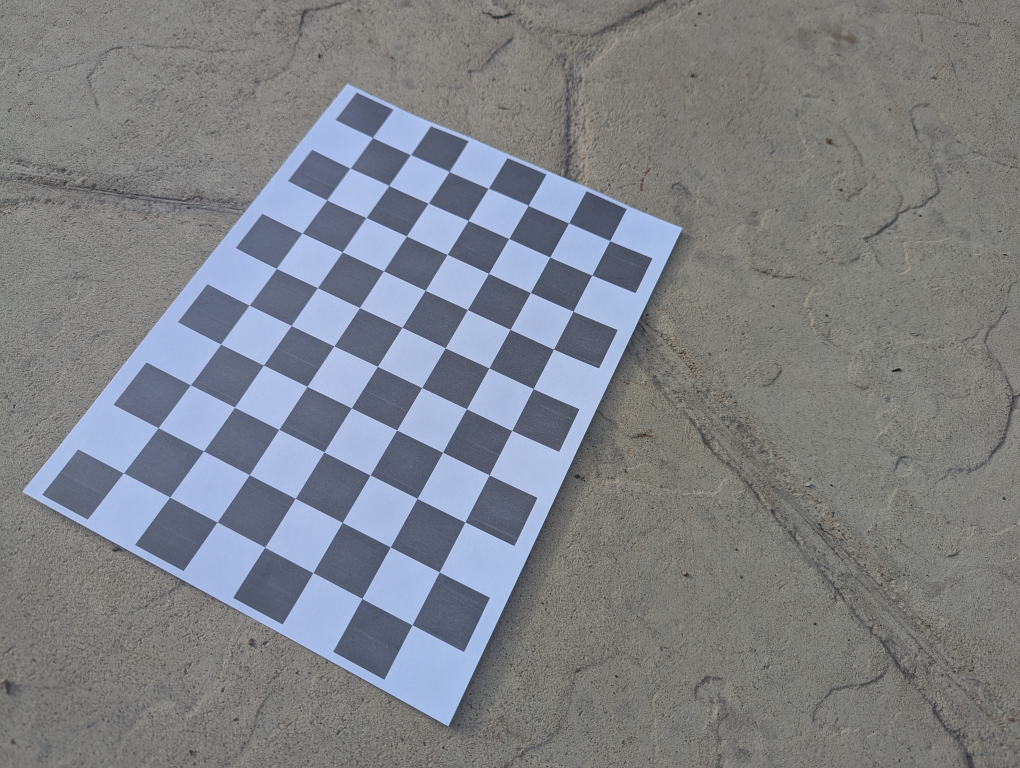
#> input picture calibration/img/PXL_20240823_140310803.jpg, 4080 x 3072 px (shown at 1/4 size); its folder holds 4 pictures in this run
$ python 0010_calibrate_camera.py
#> lines starting #> are read from the running program, lines starting #| are printed output that depends on the picture
### calibration/utils.py
import numpy as np
import cv2

# [25 lines left out: function inv_svd, not called in this run]

def find_sequence_chessboard_points(chess_img_files, ptrn_size, scale_down:False):
    ''' Collects the pair of points in chess and pixel coords.
        Each element in the lists are the associated ones to each image.

             ptrn_size: This is very important!!! wrong param->unable to decode.
    '''
#> called with ptrn_size = (10, 7), scale_down = False

    # Precompute Pw positions: By default cv2 locates the origin at the left-upper corner.
    # format: (0,0,0),(1,0,0),(2,0,0)......(last,last,0)
    # world coords is over the paper hence z=0 for all poins.
    P_chs = np.zeros((ptrn_size[0]*ptrn_size[1],3), np.float32)
    P_chs[:,:2] = np.mgrid[0:ptrn_size[0],0:ptrn_size[1]].T.reshape(-1,2)

    # creating the lists (one sequence per image)
    P_chs_list = []
    P_pxl_list = []
    img_size = 0,0
    for img_file in chess_img_files:
        frame = cv2.imread(img_file)
#> frame is the input picture: shape (3072, 4080, 3); mean B, G, R 135.8, 129.8, 126.7
        if scale_down:
            frame = cv2.resize(frame,(640,480))
        frame_gray = cv2.cvtColor(frame,cv2.COLOR_RGB2GRAY)
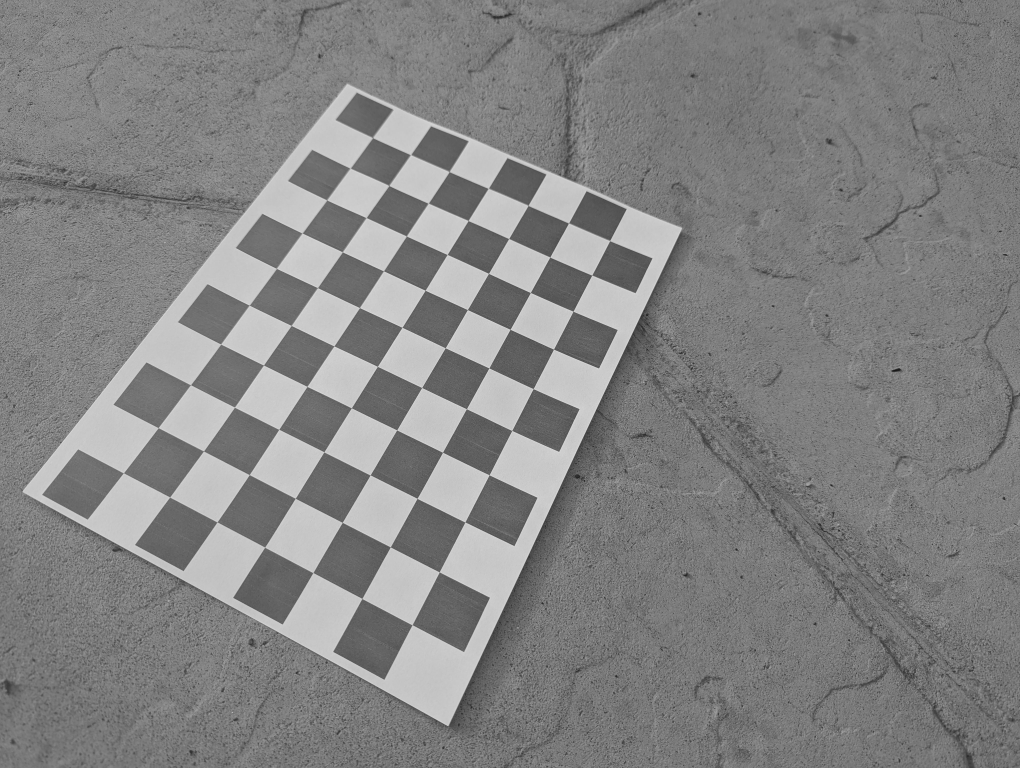
#> frame_gray: shape (3072, 4080) (shown at 1/4 size); min 17, max 254, mean 131.3
        ret, P_pxl_tmp = cv2.findChessboardCorners(frame_gray, ptrn_size,None)
#> ret = True; P_pxl_tmp = 70 rows, first 8: [495.3, 1892.7], [634.5, 1712.3], [764.1, 1540.4], [884.8, 1377.8], [999.2, 1222.5], [1108.4, 1075.7], [1209.5, 933.5], [1309.6, 802.1]

        if ret==True:
            criteria = (cv2.TERM_CRITERIA_EPS + cv2.TERM_CRITERIA_MAX_ITER, 30, 0.001)
            P_pxl = cv2.cornerSubPix(frame_gray,P_pxl_tmp,(11,11),(1,-1),criteria)
#> P_pxl = 70 rows, first 8: [495.3, 1892.7], [634.3, 1712.2], [764, 1540.4], [884.8, 1377.7], [998.8, 1222.2], [1107.4, 1075.1], [1210.3, 934], [1308.8, 801.7]
            P_pxl = P_pxl.reshape(-1,2)
#> P_pxl = 70 pairs, first value 495.3 to 2439.8, second value 552.8 to 2500.4

            # save in the list:
            P_chs_list.append(P_chs)
            P_pxl_list.append(P_pxl)

            img_size = frame_gray.shape
#> img_size = (3072, 4080)
#> pass 2 of the loop in find_sequence_chessboard_points, `for img_file in chess_img_files:`:
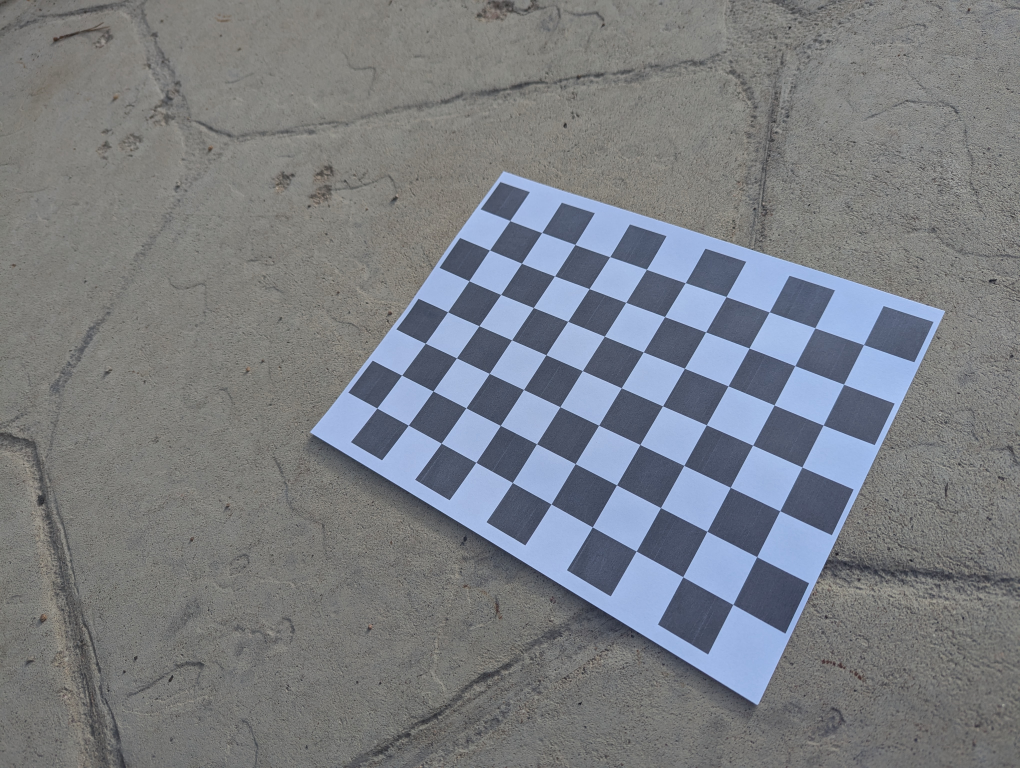
#> input picture calibration/img/PXL_20240823_140314722.jpg, 4080 x 3072 px (shown at 1/4 size)
#> in find_sequence_chessboard_points, frame is the input picture: shape (3072, 4080, 3); mean B, G, R 130.7, 125.4, 122
#> in find_sequence_chessboard_points, `frame_gray = cv2.cvtColor(frame,cv2.COLOR_RGB2GRAY)`:
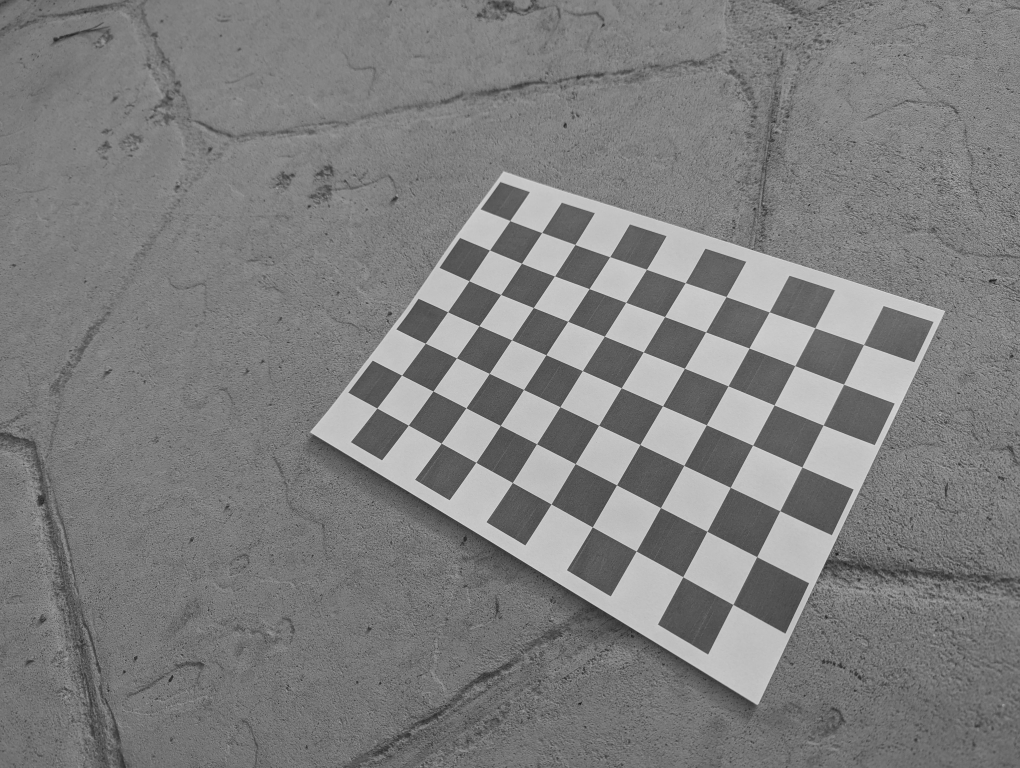
#> frame_gray: shape (3072, 4080) (shown at 1/4 size); min 10, max 254, mean 126.6
#> P_pxl_tmp = 70 rows, first 8: [2040.5, 884.8], [2167.7, 932.3], [2300.9, 979.9], [2439.6, 1028.7], [2586.8, 1079], [2741.6, 1132.4], [2905.3, 1188], [3077.7, 1249.2]
#> in find_sequence_chessboard_points, `P_pxl = cv2.cornerSubPix(frame_gray,P_pxl_tmp,(11,11),(1,-1),criteria)`: P_pxl = 70 rows, first 8: [2040.8, 884.2], [2168.1, 931.9], [2301, 979.6], [2439.9, 1028.5], [2586.8, 1078.6], [2741.8, 1132.4], [2905.4, 1187.7], [3077.9, 1249.1]
#> in find_sequence_chessboard_points, `P_pxl = P_pxl.reshape(-1,2)`: P_pxl = 70 pairs, first value 1509 to 3455.2, second value 884.2 to 2419
#> pass 3 of the loop in find_sequence_chessboard_points, `for img_file in chess_img_files:`:
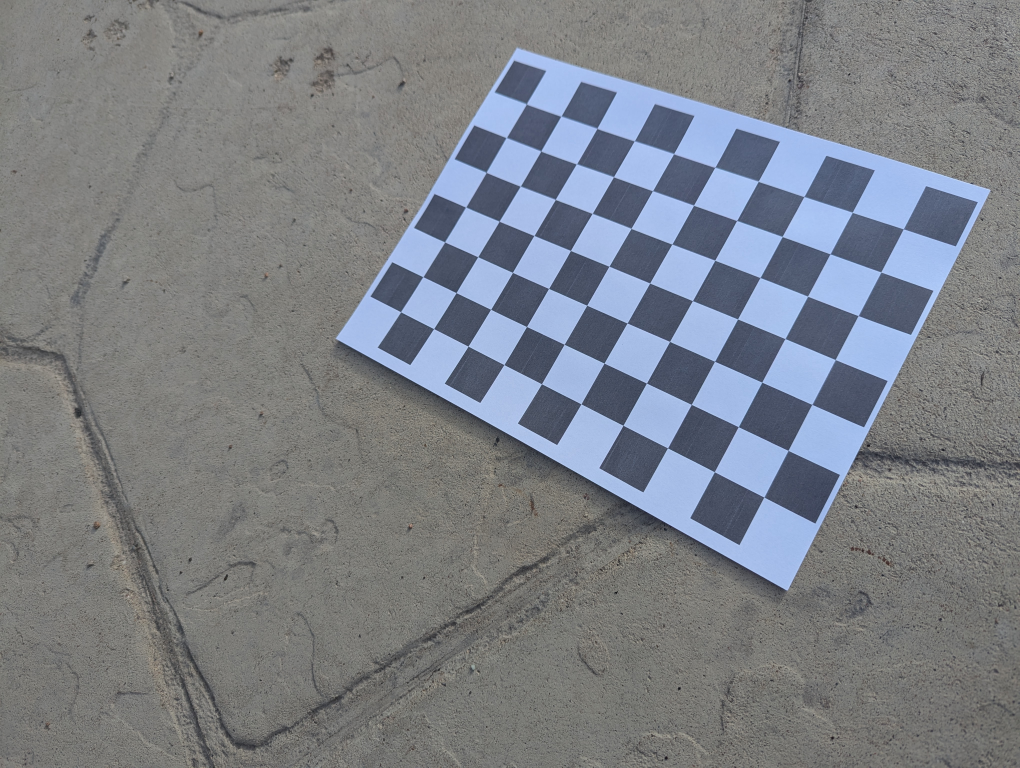
#> input picture calibration/img/PXL_20240823_140318190.jpg, 4080 x 3072 px (shown at 1/4 size)
#> in find_sequence_chessboard_points, frame is the input picture: shape (3072, 4080, 3); mean B, G, R 133.8, 127.5, 123.5
#> in find_sequence_chessboard_points, `frame_gray = cv2.cvtColor(frame,cv2.COLOR_RGB2GRAY)`:
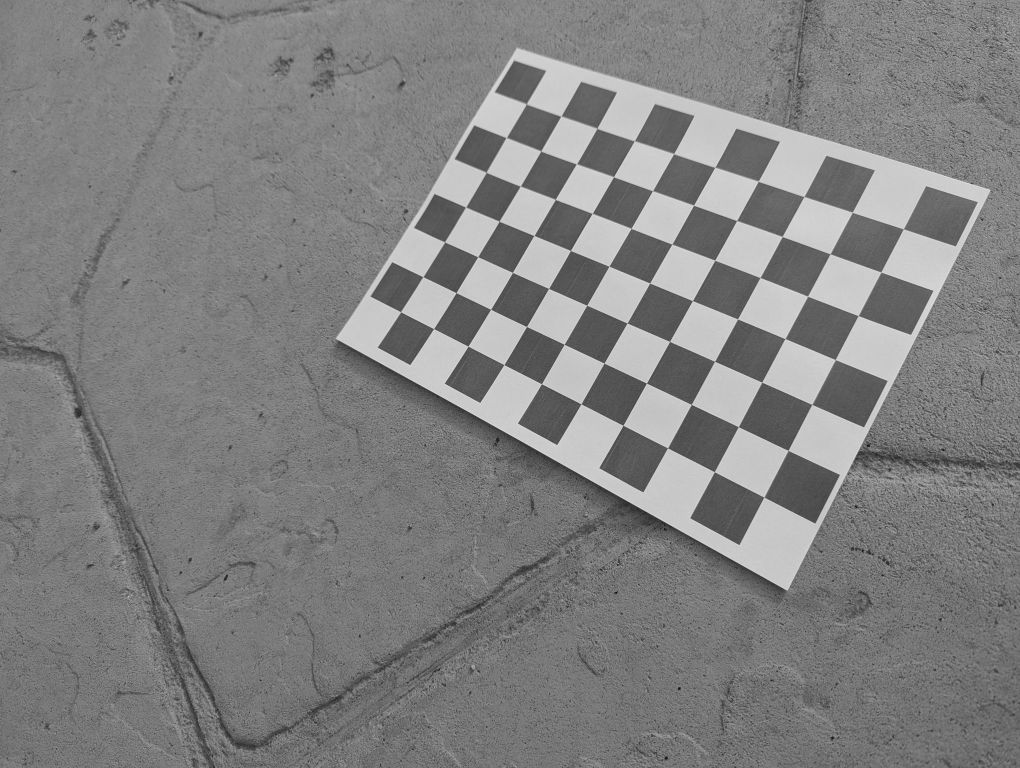
#> frame_gray: shape (3072, 4080) (shown at 1/4 size); min 12, max 255, mean 128.9
#> P_pxl_tmp = 70 rows, first 8: [2107, 417.5], [2245.5, 466.5], [2389, 515], [2538.5, 564.5], [2696, 616], [2860.2, 671.5], [3034, 727.7], [3216.3, 788.2]
#> in find_sequence_chessboard_points, `P_pxl = cv2.cornerSubPix(frame_gray,P_pxl_tmp,(11,11),(1,-1),criteria)`: P_pxl = 70 rows, first 8: [2107, 418.3], [2244.9, 466.8], [2389, 515.5], [2538.4, 565.4], [2695.5, 616.4], [2860.4, 671], [3033.7, 726.7], [3216.3, 788.1]
#> in find_sequence_chessboard_points, `P_pxl = P_pxl.reshape(-1,2)`: P_pxl = 70 pairs, first value 1604.1 to 3614.3, second value 418.3 to 1989.6
#> the loop made 4 passes; the first 3 are shown
    return P_chs_list, P_pxl_list,img_size

# [8 lines left out: function load_camera_calibration_matrices, not called in this run]

### calibration/0010_calibrate_camera.py
import cv2, glob
import numpy as np
from tempfile import TemporaryFile
from utils import inv_svd, find_sequence_chessboard_points

img_folder = './img/'
chess_img_files = glob.glob(img_folder+'*.jpg')


# Step1: Collect all sequence of points for each chessboard,
#        as well as the ones in chess coords.
ptrn_size = ((10,7))
scale_down = False
P_chs_list, P_pxl_list,img_size = find_sequence_chessboard_points(chess_img_files, ptrn_size,scale_down)

# Step2: Compute the calibration, and return the matrices: (img_size(is reverted))
ret, mtx, dist, rvecs, tvecs = cv2.calibrateCamera(P_chs_list,P_pxl_list,img_size[::-1],None,None)

# -------------------------------------------------------------
# -------------------------------------------------------------
# Step3: save results and show location of points on one image:
i = 3
frame = cv2.imread(chess_img_files[i])
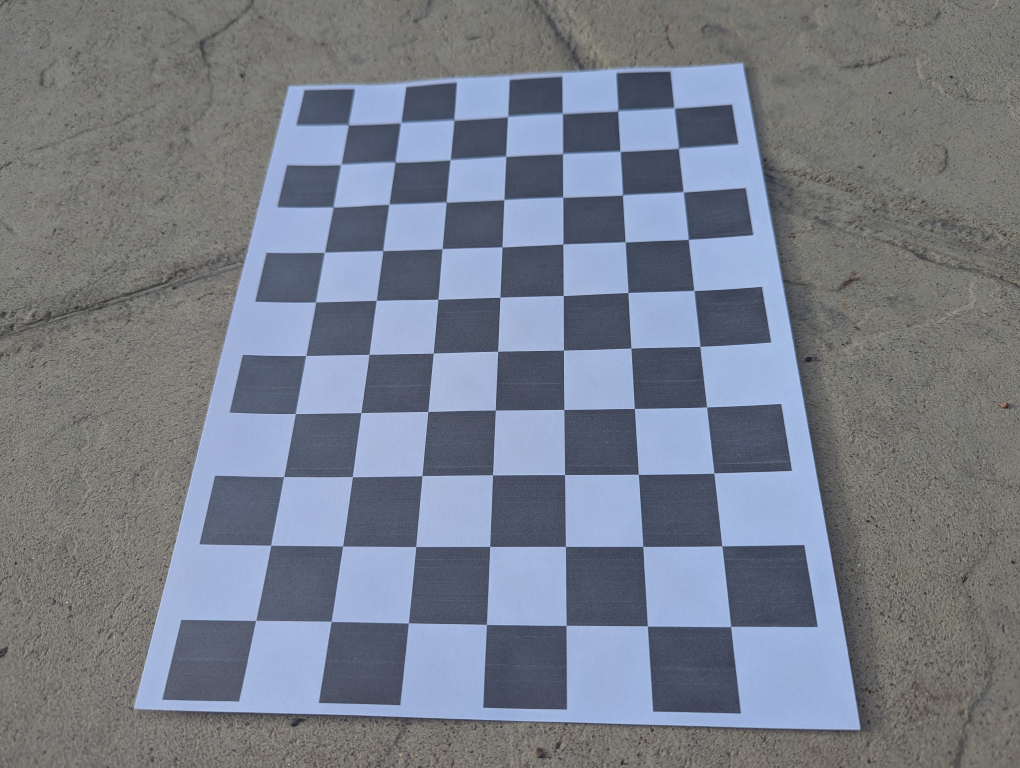
#> input picture calibration/img/PXL_20240823_140328250.jpg, 4080 x 3072 px (shown at 1/4 size)
#> frame is the input picture: shape (3072, 4080, 3); mean B, G, R 137.8, 125.4, 119.3
frame = cv2.cvtColor(frame,cv2.COLOR_RGB2GRAY)
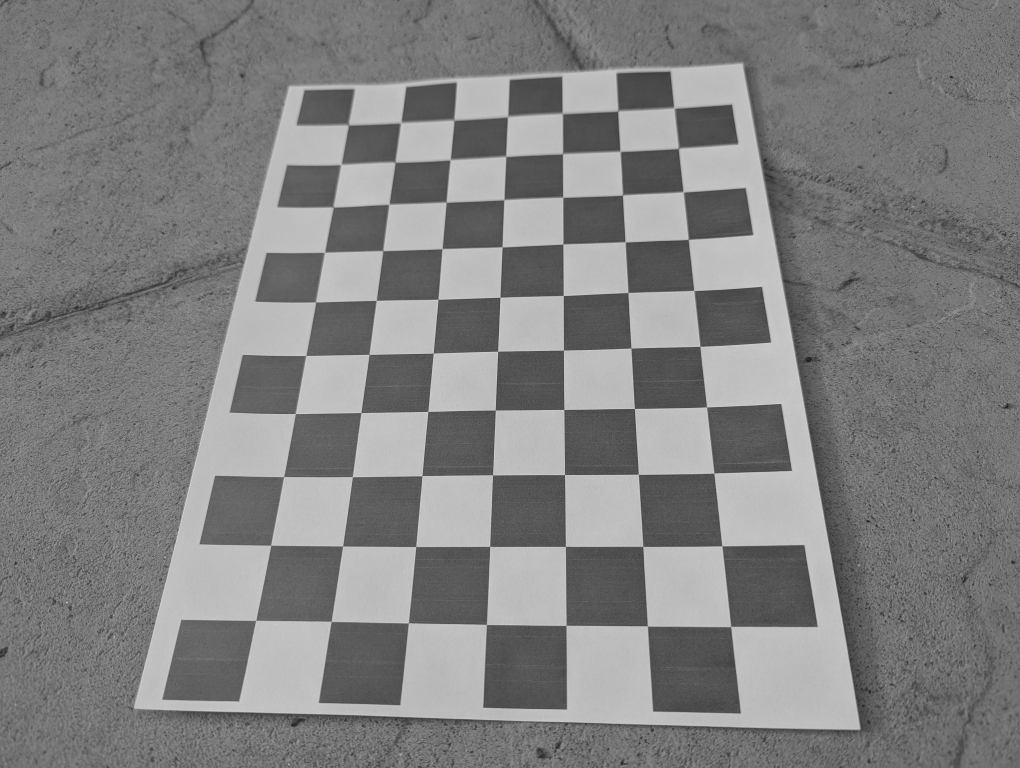
#> frame: shape (3072, 4080) (shown at 1/4 size); min 6, max 251, mean 128.5
#frame = cv2.resize(frame,(640,480))
cv2.drawChessboardCorners(frame,ptrn_size,P_pxl_list[i],True)
for p_idx, p in enumerate(P_pxl_list[i]):
    p = [int(a) for a in p]
    cv2.putText(frame,str(p_idx),p,cv2.FONT_HERSHEY_COMPLEX,.4,(0,0,0),1,1)
cv2.imshow('example',frame)
cv2.waitKey(0)

if scale_down:
    out_file_pref = './out/cal1_scaled'
else:
    out_file_pref = './out/cal1'


np.save(out_file_pref + '_mtx.npy', mtx)
np.save(out_file_pref + '_dist.npy', dist)
np.save(out_file_pref + '_rvecs.npy', rvecs)
np.save(out_file_pref + '_tvecs.npy', tvecs)
np.save(out_file_pref + '_imgsize.npy', img_size)
